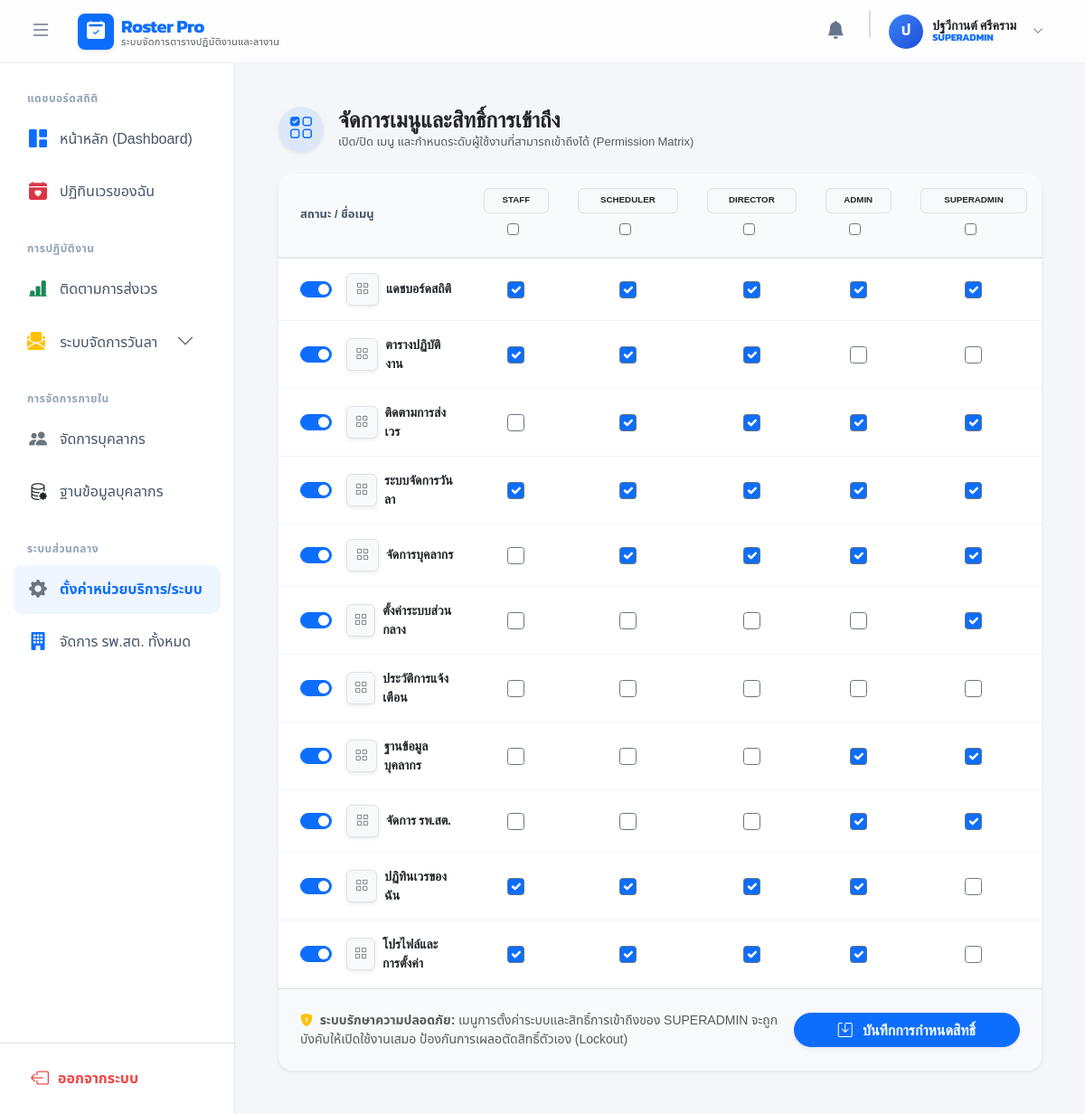
/index.php?c=settings&a=menus (signed in), run on the app's committed database.
### tables this page shows
CREATE TABLE `system_menus` (
  `id` int(11) NOT NULL,
  `menu_name` varchar(100) NOT NULL COMMENT 'ชื่อเมนู',
  `icon` varchar(50) DEFAULT NULL COMMENT 'คลาสของไอคอน (เช่น bi-calendar)',
  `controller` varchar(50) NOT NULL COMMENT 'ชื่อ Controller ที่เรียกใช้งาน',
  `action` varchar(50) NOT NULL DEFAULT 'index' COMMENT 'ชื่อ Action (default: index)',
  `allowed_roles` varchar(255) NOT NULL DEFAULT 'ADMIN' COMMENT 'สิทธิ์ที่มองเห็น (คั่นด้วยลูกน้ำ)',
  `display_order` int(11) NOT NULL DEFAULT 0,
  `is_active` tinyint(1) NOT NULL DEFAULT 1 COMMENT '0 = ปิด, 1 = เปิด',
  `is_core` tinyint(1) NOT NULL DEFAULT 0 COMMENT '1 = ห้ามลบ/ห้ามปิด (สำหรับเมนูหลักของ Admin)',
  `sort_order` int(11) NOT NULL DEFAULT 0 COMMENT 'ลำดับการแสดงผล'
);

### views/settings/menus.php (the view, shortened to what this page needs)
<div class="container-fluid px-3 px-md-4 py-4">
    <div class="d-flex flex-column flex-md-row justify-content-between align-items-md-center mb-4 gap-3">
        <div class="d-flex align-items-center gap-3">
            <div class="bg-primary bg-opacity-10 text-primary rounded-circle d-flex align-items-center justify-content-center shadow-sm flex-shrink-0" style="width: 50px; height: 50px;">
                <i class="bi bi-ui-checks-grid fs-4"></i>
            </div>
            <div>
                <h2 class="h4 text-dark mb-0 fw-bold">จัดการเมนูและสิทธิ์การเข้าถึง</h2>
                <p class="text-muted mb-0" style="font-size: 13px;">เปิด/ปิด เมนู และกำหนดระดับผู้ใช้งานที่สามารถเข้าถึงได้ (Permission Matrix)</p>
            </div>
        </div>
    </div>
    <div class="card border-0 shadow-sm rounded-4 overflow-hidden">
        <form action="index.php?c=settings&a=save_menus" method="POST">
            <div class="table-responsive">
                <table class="table table-permissions mb-0">
                    <thead>
                        <tr>
                            <th class="text-start ps-4" style="width: 25%;">สถานะ / ชื่อเมนู</th>
                            <?php foreach ($system_roles as $role): ?>
                                <th>
                                    <div class="d-flex flex-column align-items-center gap-1">
                                        <span class="badge bg-light text-dark border w-100 py-2"><?= $role ?></span>
                                        <div class="form-check m-0 mt-1" title="เลือก/ยกเลิก ทั้งหมด">
                                            <input class="form-check-input border-secondary check-all-col" type="checkbox" data-role="<?= $role ?>" style="cursor: pointer;">
                                        </div>
                                    </div>
                                </th>
                            <?php endforeach; ?>
                        </tr>
                    </thead>
                    <tbody>
                        <?php if (empty($menus)): ?>
                            <tr><td colspan="<?= count($system_roles) + 1 ?>" class="text-center py-5 text-muted">ไม่พบข้อมูลเมนูในระบบ</td></tr>
                        <?php else: ?>
                            <?php foreach ($menus as $menu): ?>
                                <?php
                                    $menu_link = $menu['menu_link'] ?? $menu['url'] ?? $menu['menu_url'] ?? $menu['link'] ?? '';
                                    $current_roles = explode(',', $menu['allowed_roles'] ?? '');
                                    $is_settings = (strpos($menu_link, 'c=settings') !== false);
                                ?>
                                <tr class="<?= empty($menu['is_active']) ? 'row-disabled' : '' ?>">
                                    <td class="text-start ps-4">
                                        <div class="d-flex align-items-center gap-3">
                                            <div class="form-check form-switch m-0">
                                                <input class="form-check-input" type="checkbox" role="switch"
                                                       name="menu_data[<?= $menu['id'] ?>][is_active]"
                                                       value="1"
                                                       id="switch_<?= $menu['id'] ?>"
                                                       <?= !empty($menu['is_active']) ? 'checked' : '' ?>
                                                       <?= $is_settings ? 'onclick="return false;" title="ไม่สามารถปิดเมนูตั้งค่าได้"' : '' ?>>
                                            </div>
                                            <div class="d-flex align-items-center gap-2">
                                                <div class="bg-light rounded p-2 text-secondary d-flex align-items-center justify-content-center shadow-sm border" style="width: 36px; height: 36px;">
                                                    <i class="<?= htmlspecialchars($menu['menu_icon'] ?? 'bi bi-grid') ?>"></i>
                                                </div>
                                                <div>
                                                    <div class="fw-bold text-dark"><?= htmlspecialchars($menu['menu_name'] ?? 'ไม่มีชื่อเมนู') ?></div>
                                                </div>
                                            </div>
                                        </div>
                                    </td>
                                    <?php foreach ($system_roles as $role): ?>
                                        <td class="text-center">
                                            <div class="form-check d-flex justify-content-center m-0">
                                                <input class="form-check-input border-secondary role-checkbox role-<?= $role ?>" type="checkbox"
                                                       name="menu_data[<?= $menu['id'] ?>][roles][]"
                                                       value="<?= $role ?>"
                                                       <?= in_array($role, $current_roles) ? 'checked' : '' ?>
                                                       <?= ($is_settings && $role === 'SUPERADMIN') ? 'onclick="return false;" title="SUPERADMIN ต้องเข้าถึงเมนูตั้งค่าได้เสมอ"' : '' ?>>
                                            </div>
                                        </td>
                                    <?php endforeach; ?>
                                </tr>
                            <?php endforeach; ?>
                        <?php endif; ?>
                    </tbody>
                </table>
            </div>
            <div class="card-footer bg-light border-top p-4 d-flex flex-column flex-md-row justify-content-between align-items-center gap-3">
                <div class="text-muted small">
                    <i class="bi bi-shield-lock-fill text-warning me-1"></i> <strong>ระบบรักษาความปลอดภัย:</strong> เมนูการตั้งค่าระบบและสิทธิ์การเข้าถึงของ SUPERADMIN จะถูกบังคับให้เปิดใช้งานเสมอ ป้องกันการเผลอตัดสิทธิ์ตัวเอง (Lockout)
                </div>
                <button type="submit" class="btn btn-primary rounded-pill fw-bold px-5 shadow-sm text-nowrap">
                    <i class="bi bi-save me-2"></i> บันทึกการกำหนดสิทธิ์
                </button>
            </div>
        </form>
    </div>
</div>

### views/layouts/header.php (style rules this page uses)
:root { --primary-color: #0d6efd; --sidebar-bg: #ffffff; --navbar-height: 70px; }
body { font-family: 'Noto Sans Thai', sans-serif; background-color: #f4f6f9; height: 100vh; overflow: hidden; margin: 0; padding: 0; -webkit-font-smoothing: antialiased; }
h1, h2, h3, h4, h5, h6, .fw-bold { font-family: 'Kanit', sans-serif; }

### views/settings/menus.php (style rules this page uses)
.table-permissions th { background-color: #f8fafc; color: #475569; font-weight: 600; font-size: 13px; text-align: center; vertical-align: middle; padding: 1rem; border-bottom: 2px solid #e2e8f0; }
.table-permissions td { vertical-align: middle; font-size: 14px; padding: 1rem; border-bottom: 1px solid #f1f5f9; background-color: #ffffff; }
.role-checkbox { width: 1.2rem; height: 1.2rem; cursor: pointer; }
.form-switch .form-check-input { width: 2.5em; height: 1.25em; cursor: pointer; }

### data on the page
system_menus: is_active "☑", menu_name "แดชบอร์ดสถิติ", allowed_roles "☑"
system_menus: is_active "☑", menu_name "ตารางปฏิบัติงาน", allowed_roles "☑"
system_menus: is_active "☑", menu_name "ติดตามการส่งเวร", allowed_roles "☑"
system_menus: is_active "☑", menu_name "ระบบจัดการวันลา", allowed_roles "☑"
system_menus: is_active "☑", menu_name "จัดการบุคลากร", allowed_roles "☑"
system_menus: is_active "☑", menu_name "ตั้งค่าระบบส่วนกลาง", allowed_roles "☑"
system_menus: is_active "☑", menu_name "ประวัติการแจ้งเตือน"
system_menus: is_active "☑", menu_name "ฐานข้อมูลบุคลากร", allowed_roles "☑"
system_menus: is_active "☑", menu_name "จัดการ รพ.สต.", allowed_roles "☑"
system_menus: is_active "☑", menu_name "ปฏิทินเวรของฉัน", allowed_roles "☑"
system_menus: is_active "☑", menu_name "โปรไฟล์และการตั้งค่า", allowed_roles "☑"

### other printed values
$app_name "Roster Pro"
$app_subtitle "ระบบจัดการตารางปฏิบัติงานและลางาน"
mb_substr($_SESSION['user']['name'], 0, 1, 'UTF-8') "ป"
$_SESSION['user']['name'] "ปฐวีกานต์ ศรีคราม"
$_SESSION['user']['role'] "SUPERADMIN"
$role "STAFF"
$role "SCHEDULER"
$role "DIRECTOR"
$role "ADMIN"
$role "SUPERADMIN"
